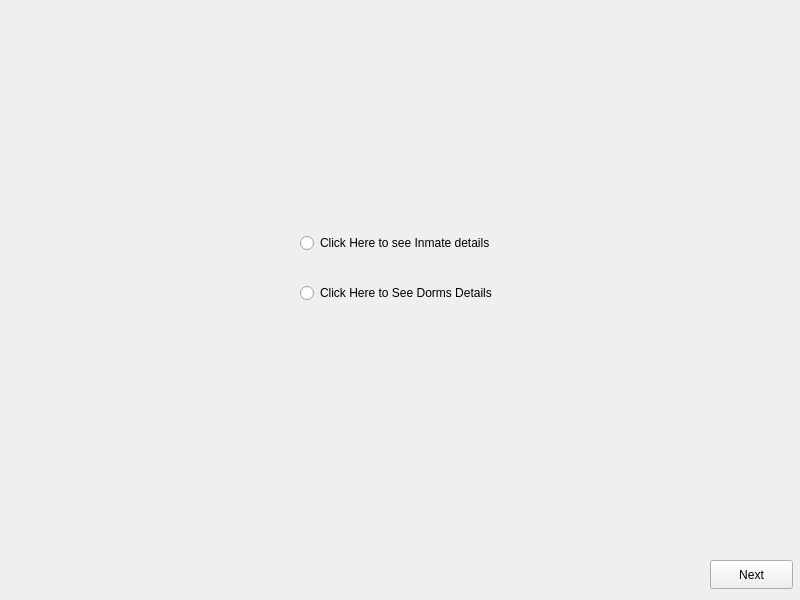
<?xml version="1.0" encoding="UTF-8"?>
<ui version="4.0">
 <class>MainWindow</class>
 <widget class="QMainWindow" name="MainWindow">
  <property name="geometry">
   <rect>
    <x>0</x>
    <y>0</y>
    <width>800</width>
    <height>600</height>
   </rect>
  </property>
  <property name="windowTitle">
   <string>MainWindow</string>
  </property>
  <widget class="QWidget" name="centralwidget">
   <widget class="QPushButton" name="pushButton">
    <property name="geometry">
     <rect>
      <x>710</x>
      <y>560</y>
      <width>83</width>
      <height>29</height>
     </rect>
    </property>
    <property name="text">
     <string>Next</string>
    </property>
   </widget>
   <widget class="QRadioButton" name="radioButton">
    <property name="geometry">
     <rect>
      <x>300</x>
      <y>230</y>
      <width>238</width>
      <height>26</height>
     </rect>
    </property>
    <property name="text">
     <string>Click Here to see Inmate details</string>
    </property>
   </widget>
   <widget class="QRadioButton" name="radioButton_2">
    <property name="geometry">
     <rect>
      <x>300</x>
      <y>280</y>
      <width>240</width>
      <height>26</height>
     </rect>
    </property>
    <property name="text">
     <string>Click Here to See Dorms Details</string>
    </property>
   </widget>
  </widget>
 </widget>
 <resources/>
 <connections/>
</ui>
